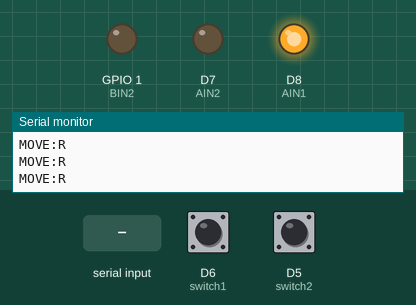
Recording of a sketch running on a simulated ESP8266 (NodeMCU). Shown: output pins drawn as LEDs (lit = HIGH), the last lines printed to the serial monitor. The inputs (shaded band) are chosen by the test bench; at power-on: D6 (switch1) HIGH, D5 (switch2) LOW.

Above: at 1.2 s.
1.3 s: D6 (switch1) pulled LOW for 0.15 s
At 1.38 s:
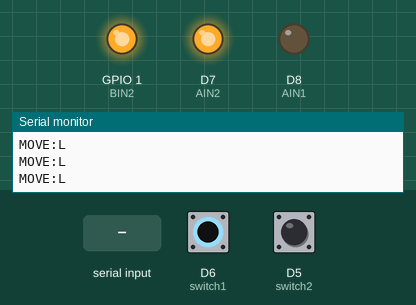
2.9 s: D5 (switch2) pulled HIGH for 0.15 s
At 2.98 s:
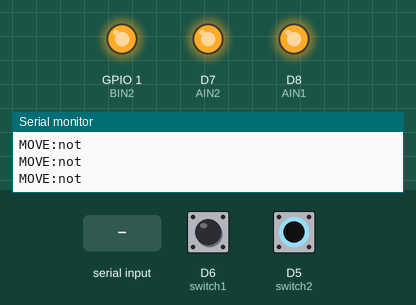
6.0 s: "l" received over the second serial link
7.5 s: D6 (switch1) pulled LOW for 3.2 s
At 8.0 s:
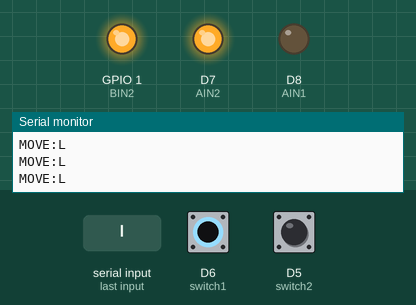
12.2 s: D5 (switch2) pulled HIGH for 3.2 s
At 12.7 s:
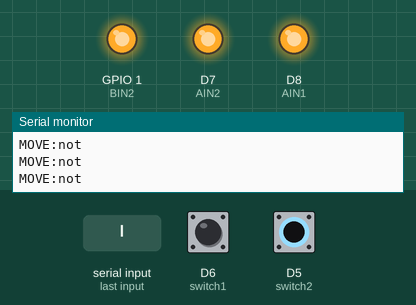
Timing chart, 0 to 16.9 s (numbered marks = the images above; inputs shaded):
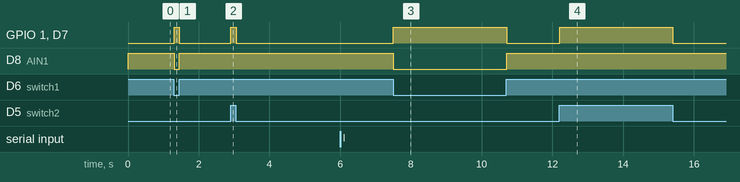

Measured:
- after the input at 1.3 s, GPIO 1 (BIN2), D7 (AIN2): LOW → HIGH at once, → LOW 0.15 s later; D8 (AIN1): HIGH → LOW at once, → HIGH 0.15 s later
- after the input at 2.9 s, GPIO 1 (BIN2), D7 (AIN2): LOW → HIGH at once, → LOW 0.16 s later
- after the input at 7.5 s, GPIO 1 (BIN2), D7 (AIN2): LOW → HIGH at once, → LOW 3.2 s later; D8 (AIN1): HIGH → LOW at once, → HIGH 3.2 s later
- after the input at 12.2 s, GPIO 1 (BIN2), D7 (AIN2): LOW → HIGH at once, → LOW 3.2 s later

The sketch:

test_box_ESP32C3.ino
```cpp
#include <SoftwareSerial.h>
SoftwareSerial mySerial(0, 1);

char mes;
int switch1 = D6;
int switch2 = D5;

int AIN1 = D8;     // 1つ目のDCモーターの制御
int AIN2 = D7;     // 1つ目のDCモーターの制御
int BIN1 = D9;     // 2つ目のDCモーターの制御
int BIN2 = D10;     // 2つ目のDCモーターの制御
//int PWMA = 9;     // 1つ目のDCモーターの回転速度
//int PWMB = 10;     // 2つ目のDCモーターの回転速度

void setup() {
  Serial.begin(9600);
  Serial.println("Serial connected");
  mySerial.begin(9600);
  pinMode(switch1, INPUT);
  pinMode(switch2, INPUT);
  pinMode(AIN1, OUTPUT);
  pinMode(AIN2, OUTPUT);
  pinMode(AIN1, OUTPUT);
  pinMode(BIN2, OUTPUT);
}

void loop() {
  /*
  if (Serial.available() > 0) {
    mes = Serial.read();
    Serial.print(mes);
    mySerial.print(mes);
  }
  */
  if (mySerial.available() > 0) {
    while (mySerial.available() > 0) {
      mes = mySerial.read();
      Serial.print(mes);
      Move(mes);
    }
  } else if (digitalRead(switch1) == 0) {
    Move('l');
    Serial.println("MOVE:L");
  } else if (digitalRead(switch2) == 0) {
    Move('r');
    Serial.println("MOVE:R");
  } else {
    Move(' ');
    Serial.println("MOVE:not");
  }
}

void Move(int i) {
  switch (i) {
    case ' ': //停止
      digitalWrite(AIN1, HIGH);
      digitalWrite(AIN2, HIGH);
      digitalWrite(BIN1, HIGH);
      digitalWrite(BIN2, HIGH);
      break;
    case 'r': // 右回転
      digitalWrite(AIN1, HIGH);
      digitalWrite(AIN2, LOW);
      digitalWrite(BIN1, HIGH);
      digitalWrite(BIN2, LOW);
      break;
    case 'l': // 左回転
      digitalWrite(AIN1, LOW);
      digitalWrite(AIN2, HIGH);
      digitalWrite(BIN1, LOW);
      digitalWrite(BIN2, HIGH);
      break;
  }
}
```
